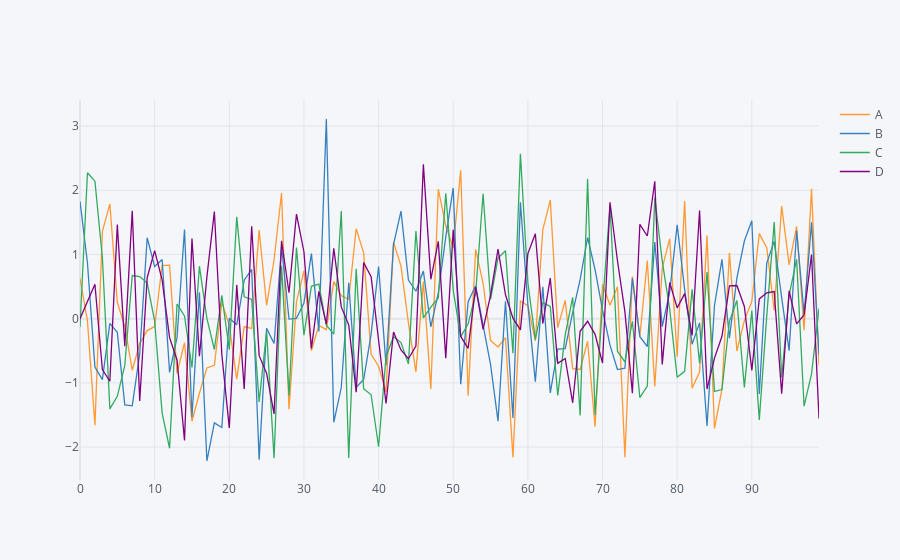

The notebook cell saved with this chart:
### Code cell
# iplot  makes it interactive


df.iplot()
